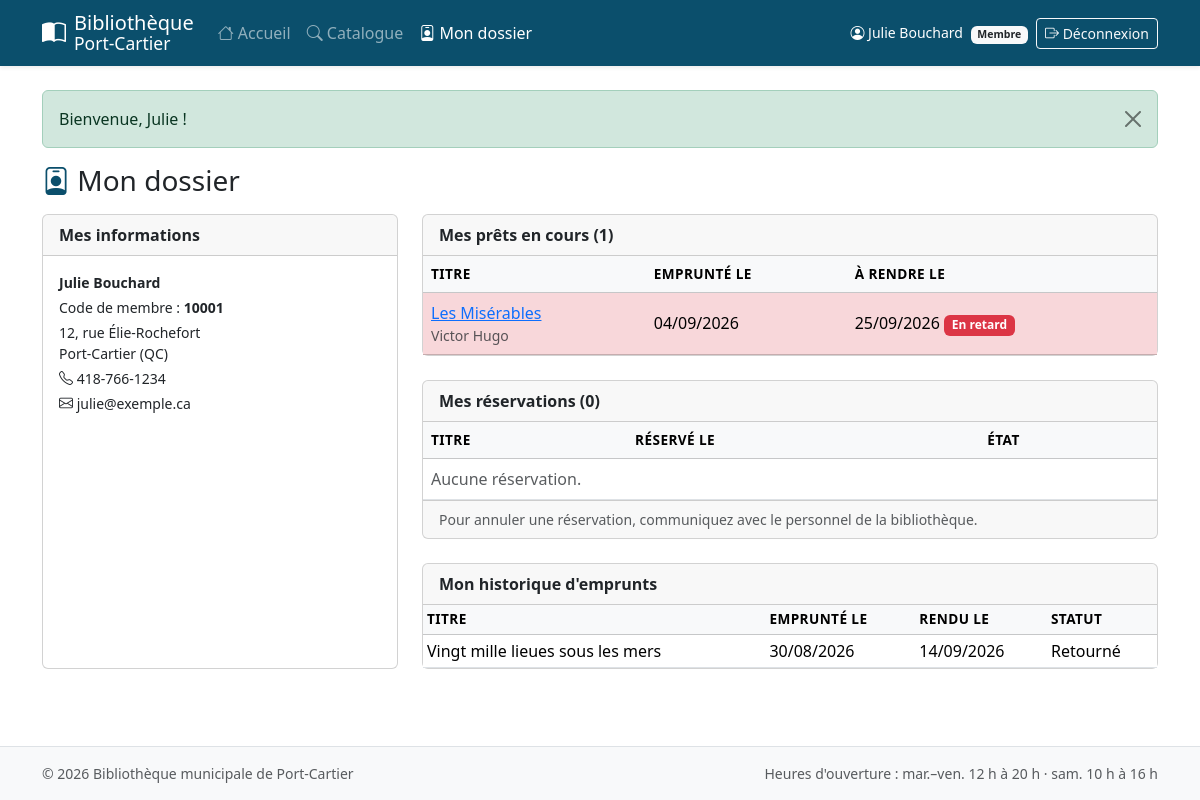
Page /mon_compte.php (signed in) on the committed database.
### tables this page shows
CREATE TABLE membre (
  code_membre      INT AUTO_INCREMENT PRIMARY KEY,
  nom              VARCHAR(60)  NOT NULL,
  prenom           VARCHAR(60)  NOT NULL,
  adresse_numero   VARCHAR(10)  NOT NULL,
  adresse_rue      VARCHAR(100) NOT NULL,
  ville            VARCHAR(60)  NOT NULL,
  province         CHAR(2)      NOT NULL DEFAULT 'QC',
  telephone        VARCHAR(20)  NOT NULL,
  courriel         VARCHAR(120) NOT NULL UNIQUE,
  mot_de_passe     VARCHAR(255) NOT NULL,           
  date_inscription TIMESTAMP    NOT NULL DEFAULT CURRENT_TIMESTAMP
);

CREATE TABLE pret (
  id_pret               INT AUTO_INCREMENT PRIMARY KEY,
  code_membre           INT  NOT NULL,
  code_document         INT  NOT NULL,
  code_employe          INT  NULL,                   
  date_pret             DATE NOT NULL,
  date_retour_prevue    DATE NOT NULL,
  date_retour_effective DATE NULL,
  statut                ENUM('actif','retourne','annule') NOT NULL DEFAULT 'actif',
  code_employe_cloture  INT  NULL,                   
  CONSTRAINT fk_pret_membre   FOREIGN KEY (code_membre)   REFERENCES membre(code_membre),
  CONSTRAINT fk_pret_document FOREIGN KEY (code_document) REFERENCES document(code_document),
  CONSTRAINT fk_pret_employe  FOREIGN KEY (code_employe)  REFERENCES employe(code_employe),
  CONSTRAINT fk_pret_employe_cl FOREIGN KEY (code_employe_cloture) REFERENCES employe(code_employe),
  INDEX idx_pret_doc_statut (code_document, statut),
  INDEX idx_pret_membre_statut (code_membre, statut)
);

CREATE TABLE document (
  code_document     INT AUTO_INCREMENT PRIMARY KEY,
  titre             VARCHAR(200) NOT NULL,
  auteur            VARCHAR(150) NOT NULL,           
  annee_publication SMALLINT     NULL,
  id_categorie      INT          NOT NULL,
  type_public       ENUM('enfant','ado','adulte') NOT NULL,
  id_genre          INT          NOT NULL,
  description       TEXT         NULL,
  isbn              VARCHAR(17)  NULL UNIQUE,        
  CONSTRAINT fk_doc_categorie FOREIGN KEY (id_categorie) REFERENCES categorie(id_categorie),
  CONSTRAINT fk_doc_genre     FOREIGN KEY (id_genre)     REFERENCES genre(id_genre),
  INDEX idx_doc_titre (titre),
  INDEX idx_doc_auteur (auteur)
);

### includes/init.php (called while the page is built, shortened)
<?php
require_once __DIR__ . '/db.php';
require_once __DIR__ . '/functions.php';
require_once __DIR__ . '/biblio.php';
function utilisateur(): ?array
{
    return $_SESSION['user'] ?? null;
}
function role(): ?string
{
    return $_SESSION['user']['role'] ?? null;
}
function est_membre(): bool    { return role() === 'membre'; }

### includes/db.php (called while the page is built)
<?php
function db(): PDO
{
    static $pdo = null;
    if ($pdo === null) {
        $dsn = 'mysql:host=' . DB_HOST . ';port=' . DB_PORT . ';dbname=' . DB_NAME . ';charset=utf8mb4';
        try {
            $pdo = new PDO($dsn, DB_USER, DB_PASS, [
                PDO::ATTR_ERRMODE            => PDO::ERRMODE_EXCEPTION,
                PDO::ATTR_DEFAULT_FETCH_MODE => PDO::FETCH_ASSOC,
                PDO::ATTR_EMULATE_PREPARES   => false,
            ]);
        } catch (PDOException $e) {
            error_log('Connexion BD impossible : ' . $e->getMessage());
            http_response_code(500);
            exit('<h1>Service indisponible</h1><p>Impossible de se connecter à la base de données. '
               . 'Vérifiez que MySQL est démarré et que <code>config.php</code> est bien configuré.</p>');
        }
    }
    return $pdo;
}

### includes/biblio.php (called while the page is built, shortened)
<?php
function trouver_membre(int $code): ?array
{
    $st = db()->prepare('SELECT * FROM membre WHERE code_membre = ?');
    $st->execute([$code]);
    return $st->fetch() ?: null;
}

### includes/functions.php (called while the page is built, shortened)
<?php
function e($valeur): string
{
    return htmlspecialchars((string)($valeur ?? ''), ENT_QUOTES, 'UTF-8');
}
function flashes(): array
{
    $f = $_SESSION['flash'] ?? [];
    return $f;
}
function date_fr(?string $date): string
{
    return $date ? date('d/m/Y', strtotime($date)) : '—';
}

### mon_compte.php (the view, shortened to what this page needs)
<?php
require 'includes/init.php';
$code   = (int)utilisateur()['code'];
$membre = trouver_membre($code);
$st = db()->prepare("SELECT p.*, d.titre, d.auteur FROM pret p JOIN document d ON d.code_document = p.code_document
                      WHERE p.code_membre = ? AND p.statut = 'actif' ORDER BY p.date_retour_prevue");
$st->execute([$code]);
$prets = $st->fetchAll();
$st = db()->prepare("SELECT r.*, d.titre, d.auteur,
                            (SELECT 1 FROM pret p WHERE p.code_document = r.code_document AND p.statut = 'actif' LIMIT 1) AS encore_prete
                       FROM reservation r JOIN document d ON d.code_document = r.code_document
                      WHERE r.code_membre = ? AND r.statut = 'active' ORDER BY r.date_reservation");
$st->execute([$code]);
$reservations = $st->fetchAll();
$st = db()->prepare("SELECT p.*, d.titre FROM pret p JOIN document d ON d.code_document = p.code_document
                      WHERE p.code_membre = ? AND p.statut <> 'actif' ORDER BY p.date_pret DESC LIMIT 25");
$st->execute([$code]);
$historique = $st->fetchAll();
$aujourdhui = date('Y-m-d');
require 'includes/header.php';
?>
<h1 class="h3 mb-3"><i class="bi bi-person-badge text-biblio"></i> Mon dossier</h1>
<div class="row g-4">
  <div class="col-12 col-lg-4">
    <div class="card h-100">
      <div class="card-header fw-semibold">Mes informations</div>
      <div class="card-body small">
        <p class="mb-1"><strong><?= e($membre['prenom'] . ' ' . $membre['nom']) ?></strong></p>
        <p class="mb-1">Code de membre : <strong><?= $code ?></strong></p>
        <p class="mb-1"><?= e($membre['adresse_numero'] . ', ' . $membre['adresse_rue']) ?><br><?= e($membre['ville'] . ' (' . $membre['province'] . ')') ?></p>
        <p class="mb-1"><i class="bi bi-telephone"></i> <?= e($membre['telephone']) ?></p>
        <p class="mb-0"><i class="bi bi-envelope"></i> <?= e($membre['courriel']) ?></p>
      </div>
    </div>
  </div>
  <div class="col-12 col-lg-8">
    <div class="card mb-4">
      <div class="card-header fw-semibold">Mes prêts en cours (<?= count($prets) ?>)</div>
      <div class="table-responsive">
        <table class="table mb-0 align-middle">
          <thead class="table-light"><tr><th>Titre</th><th>Emprunté le</th><th>À rendre le</th></tr></thead>
          <tbody>
          <?php foreach ($prets as $p): $retard = $p['date_retour_prevue'] < $aujourdhui; ?>
            <tr class="<?= $retard ? 'table-danger' : '' ?>">
              <td><a href="document.php?code=<?= (int)$p['code_document'] ?>"><?= e($p['titre']) ?></a><div class="small text-muted"><?= e($p['auteur']) ?></div></td>
              <td><?= date_fr($p['date_pret']) ?></td>
              <td><?= date_fr($p['date_retour_prevue']) ?><?= $retard ? ' <span class="badge text-bg-danger">En retard</span>' : '' ?></td>
            </tr>
          <?php endforeach; ?>
          </tbody>
        </table>
      </div>
    </div>
    <div class="card mb-4">
      <div class="card-header fw-semibold">Mes réservations (<?= count($reservations) ?>)</div>
      <div class="table-responsive">
        <table class="table mb-0 align-middle">
          <thead class="table-light"><tr><th>Titre</th><th>Réservé le</th><th>État</th></tr></thead>
          <tbody>
          <?php if (!$reservations): ?><tr><td colspan="3" class="text-muted">Aucune réservation.</td></tr><?php endif; ?>
          </tbody>
        </table>
      </div>
      <div class="card-footer small text-muted">Pour annuler une réservation, communiquez avec le personnel de la bibliothèque.</div>
    </div>
    <div class="card">
      <div class="card-header fw-semibold">Mon historique d'emprunts</div>
      <div class="table-responsive">
        <table class="table table-sm mb-0">
          <thead class="table-light"><tr><th>Titre</th><th>Emprunté le</th><th>Rendu le</th><th>Statut</th></tr></thead>
          <tbody>
          <?php foreach ($historique as $h): ?>
            <tr>
              <td><?= e($h['titre']) ?></td><td><?= date_fr($h['date_pret']) ?></td><td><?= date_fr($h['date_retour_effective']) ?></td>
              <td><?= $h['statut'] === 'retourne' ? 'Retourné' : 'Annulé' ?></td>
            </tr>
          <?php endforeach; ?>
          </tbody>
        </table>
      </div>
    </div>
  </div>
</div>
<?php require 'includes/footer.php'; ?>

### includes/header.php (shortened to what this page needs)
<?php
$page  = basename($_SERVER['SCRIPT_NAME']);
$u     = utilisateur();
$actif = fn(string ...$p) => in_array($page, $p, true) ? ' active" aria-current="page' : '';
?>
<!doctype html>
<html lang="fr-CA">
<head>
  <link rel="stylesheet" href="assets/vendor/bootstrap/css/bootstrap.min.css">
  <link rel="stylesheet" href="assets/vendor/bootstrap-icons/bootstrap-icons.min.css">
  <link rel="stylesheet" href="assets/css/style.css">
</head>
<body class="d-flex flex-column min-vh-100">
<nav class="navbar navbar-expand-lg navbar-dark bg-biblio shadow-sm d-print-none">
  <div class="container">
    <a class="navbar-brand d-flex align-items-center gap-2" href="index.php">
      <i class="bi bi-book-half fs-4"></i>
      <span class="lh-1">Bibliothèque<br><small class="fw-light">Port-Cartier</small></span>
    </a>
    <div class="collapse navbar-collapse" id="menu">
      <ul class="navbar-nav me-auto">
        <li class="nav-item"><a class="nav-link<?= $actif('index.php') ?>" href="index.php"><i class="bi bi-house"></i> Accueil</a></li>
        <li class="nav-item"><a class="nav-link<?= $actif('recherche.php', 'document.php') ?>" href="recherche.php"><i class="bi bi-search"></i> Catalogue</a></li>
        <?php if (est_membre()): ?>
          <li class="nav-item"><a class="nav-link<?= $actif('mon_compte.php') ?>" href="mon_compte.php"><i class="bi bi-person-badge"></i> Mon dossier</a></li>
        <?php endif; ?>
      </ul>
      <?php if ($u): ?>
        <div class="d-flex align-items-center gap-2 text-white mt-2 mt-lg-0">
          <span class="small">
            <i class="bi bi-person-circle"></i> <?= e($u['prenom'] . ' ' . $u['nom']) ?>
            <span class="badge bg-light text-dark ms-1"><?= e(['membre' => 'Membre', 'employe' => 'Employé', 'admin' => 'Administrateur'][$u['role']]) ?></span>
          </span>
          <a class="btn btn-sm btn-outline-light" href="logout.php"><i class="bi bi-box-arrow-right"></i> Déconnexion</a>
        </div>
      <?php endif; ?>
    </div>
  </div>
</nav>
<main class="container my-4 flex-grow-1">
  <?php foreach (flashes() as $f): ?>
    <div class="alert alert-<?= e($f['type']) ?> alert-dismissible fade show" role="alert">
      <?= nl2br(e($f['msg'])) ?>
      <button type="button" class="btn-close" data-bs-dismiss="alert" aria-label="Fermer"></button>
    </div>
  <?php endforeach; ?>

### assets/css/style.css (style rules this page uses)
:root { --biblio-bleu: #0b4f6c; --biblio-bleu-fonce: #083a50; --biblio-sable: #f5efe6; }
.bg-biblio { background-color: var(--biblio-bleu) !important; }
.text-biblio { color: var(--biblio-bleu) !important; }
.table thead th { white-space: nowrap; font-size: .85rem; text-transform: uppercase; letter-spacing: .03em; }

### rows in the picture
membre: prenom+nom "Julie Bouchard", adresse_numero+adresse_rue "12, rue Élie-Rochefort", ville+province "Port-Cartier (QC)", telephone "418-766-1234", courriel "julie@exemple.ca"
pret: code_document.titre "Les Misérables", code_document.auteur "Victor Hugo", date_pret "04/09/2026", date_retour_prevue "25/09/2026", shows "En retard"
pret: code_document.titre "Vingt mille lieues sous les mers", date_pret "30/08/2026", date_retour_effective "14/09/2026", statut "Retourné"

### other values in the picture
$f['msg'] "Bienvenue, Julie !"
$code "10001"
count($prets) "1"
count($reservations) "0"
